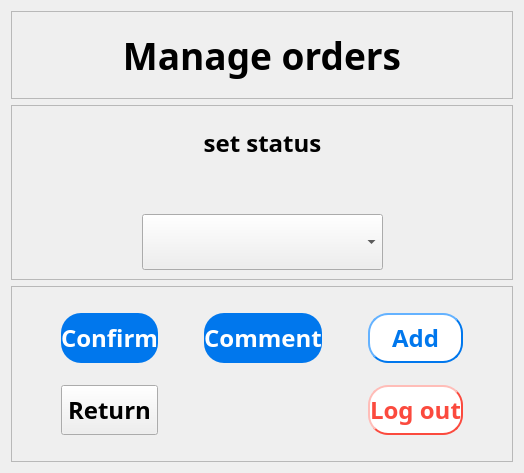
           <widget class="QWidget" name="manage_order_page17">
            <layout class="QVBoxLayout" name="verticalLayout_31">
             <item>
              <layout class="QVBoxLayout" name="verticalLayout_30" stretch="1,2,2">
               <item>
                <widget class="QFrame" name="frame_49">
                 <property name="frameShape">
                  <enum>QFrame::StyledPanel</enum>
                 </property>
                 <property name="frameShadow">
                  <enum>QFrame::Raised</enum>
                 </property>
                 <layout class="QGridLayout" name="gridLayout_100">
                  <item row="0" column="0">
                   <layout class="QGridLayout" name="gridLayout_99">
                    <item row="0" column="0">
                     <widget class="QLabel" name="label_46">
                      <property name="font">
                       <font>
                        <family>Bahnschrift SemiBold</family>
                        <pointsize>28</pointsize>
                        <weight>75</weight>
                        <bold>true</bold>
                       </font>
                      </property>
                      <property name="text">
                       <string>Manage orders</string>
                      </property>
                      <property name="alignment">
                       <set>Qt::AlignCenter</set>
                      </property>
                     </widget>
                    </item>
                   </layout>
                  </item>
                 </layout>
                </widget>
               </item>
               <item>
                <widget class="QFrame" name="frame_48">
                 <property name="frameShape">
                  <enum>QFrame::StyledPanel</enum>
                 </property>
                 <property name="frameShadow">
                  <enum>QFrame::Raised</enum>
                 </property>
                 <layout class="QGridLayout" name="gridLayout_102">
                  <item row="0" column="0">
                   <layout class="QGridLayout" name="gridLayout_101" rowstretch="3,2,3" columnstretch="1,2,1">
                    <item row="2" column="2">
                     <spacer name="horizontalSpacer_68">
                      <property name="orientation">
                       <enum>Qt::Horizontal</enum>
                      </property>
                      <property name="sizeHint" stdset="0">
                       <size>
                        <width>40</width>
                        <height>20</height>
                       </size>
                      </property>
                     </spacer>
                    </item>
                    <item row="0" column="1">
                     <widget class="QLabel" name="label_47">
                      <property name="font">
                       <font>
                        <family>Bahnschrift SemiBold</family>
                        <pointsize>18</pointsize>
                        <weight>75</weight>
                        <bold>true</bold>
                       </font>
                      </property>
                      <property name="text">
                       <string>set status</string>
                      </property>
                      <property name="alignment">
                       <set>Qt::AlignCenter</set>
                      </property>
                     </widget>
                    </item>
                    <item row="2" column="1">
                     <widget class="QComboBox" name="set_status">
                      <property name="sizePolicy">
                       <sizepolicy hsizetype="Preferred" vsizetype="Expanding">
                        <horstretch>0</horstretch>
                        <verstretch>0</verstretch>
                       </sizepolicy>
                      </property>
                      <property name="font">
                       <font>
                        <family>Bahnschrift SemiBold</family>
                        <pointsize>18</pointsize>
                        <weight>75</weight>
                        <bold>true</bold>
                       </font>
                      </property>
                      <item>
                       <property name="text">
                        <string/>
                       </property>
                      </item>
                      <item>
                       <property name="text">
                        <string>0</string>
                       </property>
                      </item>
                      <item>
                       <property name="text">
                        <string>1</string>
                       </property>
                      </item>
                      <item>
                       <property name="text">
                        <string>2</string>
                       </property>
                      </item>
                      <item>
                       <property name="text">
                        <string>3</string>
                       </property>
                      </item>
                     </widget>
                    </item>
                    <item row="2" column="0">
                     <spacer name="horizontalSpacer_67">
                      <property name="orientation">
                       <enum>Qt::Horizontal</enum>
                      </property>
                      <property name="sizeHint" stdset="0">
                       <size>
                        <width>40</width>
                        <height>20</height>
                       </size>
                      </property>
                     </spacer>
                    </item>
                    <item row="1" column="1">
                     <spacer name="verticalSpacer_39">
                      <property name="orientation">
                       <enum>Qt::Vertical</enum>
                      </property>
                      <property name="sizeHint" stdset="0">
                       <size>
                        <width>20</width>
                        <height>40</height>
                       </size>
                      </property>
                     </spacer>
                    </item>
                   </layout>
                  </item>
                 </layout>
                </widget>
               </item>
               <item>
                <widget class="QFrame" name="frame_47">
                 <property name="frameShape">
                  <enum>QFrame::StyledPanel</enum>
                 </property>
                 <property name="frameShadow">
                  <enum>QFrame::Raised</enum>
                 </property>
                 <layout class="QGridLayout" name="gridLayout_104">
                  <item row="0" column="0">
                   <layout class="QGridLayout" name="gridLayout_103" rowstretch="1,3,1,3,1" columnstretch="1,2,1,2,1,2,1">
                    <item row="1" column="6">
                     <spacer name="horizontalSpacer_71">
                      <property name="orientation">
                       <enum>Qt::Horizontal</enum>
                      </property>
                      <property name="sizeHint" stdset="0">
                       <size>
                        <width>40</width>
                        <height>20</height>
                       </size>
                      </property>
                     </spacer>
                    </item>
                    <item row="4" column="1">
                     <spacer name="verticalSpacer_42">
                      <property name="orientation">
                       <enum>Qt::Vertical</enum>
                      </property>
                      <property name="sizeHint" stdset="0">
                       <size>
                        <width>20</width>
                        <height>40</height>
                       </size>
                      </property>
                     </spacer>
                    </item>
                    <item row="3" column="1">
                     <widget class="QPushButton" name="to_admin_page">
                      <property name="sizePolicy">
                       <sizepolicy hsizetype="Minimum" vsizetype="Expanding">
                        <horstretch>0</horstretch>
                        <verstretch>0</verstretch>
                       </sizepolicy>
                      </property>
                      <property name="font">
                       <font>
                        <family>Bahnschrift SemiBold</family>
                        <pointsize>18</pointsize>
                        <weight>75</weight>
                        <bold>true</bold>
                       </font>
                      </property>
                      <property name="text">
                       <string>Return</string>
                      </property>
                     </widget>
                    </item>
                    <item row="1" column="0">
                     <spacer name="horizontalSpacer_69">
                      <property name="orientation">
                       <enum>Qt::Horizontal</enum>
                      </property>
                      <property name="sizeHint" stdset="0">
                       <size>
                        <width>40</width>
                        <height>20</height>
                       </size>
                      </property>
                     </spacer>
                    </item>
                    <item row="1" column="4">
                     <spacer name="horizontalSpacer_70">
                      <property name="orientation">
                       <enum>Qt::Horizontal</enum>
                      </property>
                      <property name="sizeHint" stdset="0">
                       <size>
                        <width>40</width>
                        <height>20</height>
                       </size>
                      </property>
                     </spacer>
                    </item>
                    <item row="1" column="5">
                     <widget class="QPushButton" name="to_add_order_page">
                      <property name="sizePolicy">
                       <sizepolicy hsizetype="Minimum" vsizetype="Expanding">
                        <horstretch>0</horstretch>
                        <verstretch>0</verstretch>
                       </sizepolicy>
                      </property>
                      <property name="font">
                       <font>
                        <family>Bahnschrift SemiBold</family>
                        <pointsize>18</pointsize>
                        <weight>75</weight>
                        <bold>true</bold>
                       </font>
                      </property>
                      <property name="styleSheet">
                       <string notr="true">QPushButton{background-color: rgb(255,255,255); border-radius:20px; color:rgb(0, 119, 237);border-width:2px;border-color:rgb(0, 119, 237);border-style:outset;}</string>
                      </property>
                      <property name="text">
                       <string>Add</string>
                      </property>
                     </widget>
                    </item>
                    <item row="2" column="1">
                     <spacer name="verticalSpacer_41">
                      <property name="orientation">
                       <enum>Qt::Vertical</enum>
                      </property>
                      <property name="sizeHint" stdset="0">
                       <size>
                        <width>20</width>
                        <height>40</height>
                       </size>
                      </property>
                     </spacer>
                    </item>
                    <item row="3" column="5">
                     <widget class="QPushButton" name="to_log_in_page">
                      <property name="sizePolicy">
                       <sizepolicy hsizetype="Minimum" vsizetype="Expanding">
                        <horstretch>0</horstretch>
                        <verstretch>0</verstretch>
                       </sizepolicy>
                      </property>
                      <property name="font">
                       <font>
                        <family>Bahnschrift SemiBold</family>
                        <pointsize>18</pointsize>
                        <weight>75</weight>
                        <bold>true</bold>
                       </font>
                      </property>
                      <property name="styleSheet">
                       <string notr="true">QPushButton{background-color: rgb(255,255,255); border-radius:20px; color:rgb(251, 74, 62);border-width:2px;border-color:rgb(251, 74, 62);border-style:outset;}</string>
                      </property>
                      <property name="text">
                       <string>Log out</string>
                      </property>
                     </widget>
                    </item>
                    <item row="1" column="3">
                     <widget class="QPushButton" name="to_comment_page_2">
                      <property name="sizePolicy">
                       <sizepolicy hsizetype="Minimum" vsizetype="Expanding">
                        <horstretch>0</horstretch>
                        <verstretch>0</verstretch>
                       </sizepolicy>
                      </property>
                      <property name="font">
                       <font>
                        <family>Bahnschrift SemiBold</family>
                        <pointsize>18</pointsize>
                        <weight>75</weight>
                        <bold>true</bold>
                       </font>
                      </property>
                      <property name="styleSheet">
                       <string notr="true">QPushButton{background-color: rgb(0, 119, 237); border-radius:20px; color:rgb(255,255,255);}</string>
                      </property>
                      <property name="text">
                       <string>Comment</string>
                      </property>
                     </widget>
                    </item>
                    <item row="1" column="1">
                     <widget class="QPushButton" name="confir_status_to_op_su_page">
                      <property name="sizePolicy">
                       <sizepolicy hsizetype="Minimum" vsizetype="Expanding">
                        <horstretch>0</horstretch>
                        <verstretch>0</verstretch>
                       </sizepolicy>
                      </property>
                      <property name="font">
                       <font>
                        <family>Bahnschrift SemiBold</family>
                        <pointsize>18</pointsize>
                        <weight>75</weight>
                        <bold>true</bold>
                       </font>
                      </property>
                      <property name="styleSheet">
                       <string notr="true">QPushButton{background-color: rgb(0, 119, 237); border-radius:20px; color:rgb(255,255,255);}</string>
                      </property>
                      <property name="text">
                       <string>Confirm</string>
                      </property>
                     </widget>
                    </item>
                    <item row="0" column="1">
                     <spacer name="verticalSpacer_40">
                      <property name="orientation">
                       <enum>Qt::Vertical</enum>
                      </property>
                      <property name="sizeHint" stdset="0">
                       <size>
                        <width>20</width>
                        <height>40</height>
                       </size>
                      </property>
                     </spacer>
                    </item>
                    <item row="1" column="2">
                     <spacer name="horizontalSpacer_77">
                      <property name="orientation">
                       <enum>Qt::Horizontal</enum>
                      </property>
                      <property name="sizeHint" stdset="0">
                       <size>
                        <width>40</width>
                        <height>20</height>
                       </size>
                      </property>
                     </spacer>
                    </item>
                   </layout>
                  </item>
                 </layout>
                </widget>
               </item>
              </layout>
             </item>
            </layout>
           </widget>
